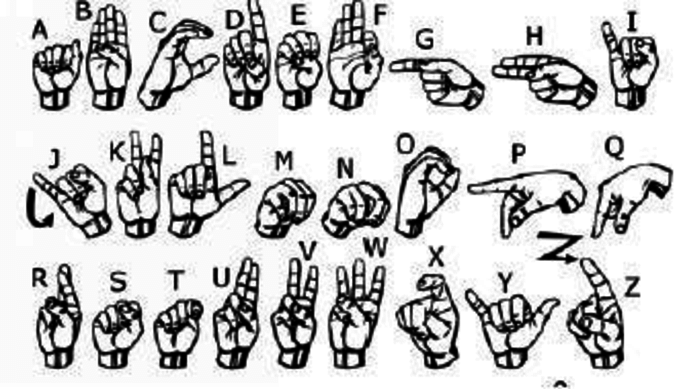
#> input picture Sign-language-recognition-usingML/Indian-sign-language-dataset.png, 680 x 389 px, given in place of the camera
$ python collect-data.py
#> lines starting #> are read from the running program, lines starting #| are printed output that depends on the picture; after the words box and inside, x2 and y2 are one past the last pixel; in counts of white or black regions, pixels touching at a corner belong together; pictures that were not available may be replaced by others from this repository, and a replacement may not be noted
import cv2
import numpy as np
import os

# Create the directory structure
if not os.path.exists("C:/Users/M IGNECIA RATHNA/Desktop/number-sign-recognition-master/data"):
    os.makedirs("C:/Users/M IGNECIA RATHNA/Desktop/number-sign-recognition-master/data")
    os.makedirs("data/train")
    os.makedirs("data/test")
    os.makedirs("data/train/A")
    os.makedirs("data/train/B")
    os.makedirs("data/train/C")
    os.makedirs("data/train/D")
    os.makedirs("data/train/E")
    os.makedirs("data/train/F")
    os.makedirs("data/train/G")
    os.makedirs("data/train/H")
    os.makedirs("data/train/I")
    os.makedirs("data/train/J")
    os.makedirs("data/train/K")
    os.makedirs("data/train/L")
    os.makedirs("data/train/M")
    os.makedirs("data/train/N")
    os.makedirs("data/train/O")
    os.makedirs("data/train/P")
    os.makedirs("data/train/Q")
    os.makedirs("data/train/R")
    os.makedirs("data/train/S")
    os.makedirs("data/train/T")
    os.makedirs("data/train/U")
    os.makedirs("data/train/V")
    os.makedirs("data/train/W")
    os.makedirs("data/train/X")
    os.makedirs("data/train/Y")
    os.makedirs("data/train/Z")
    os.makedirs("data/train/iloveyou")
    os.makedirs("data/test/A")
    os.makedirs("data/test/B")
    os.makedirs("data/test/C")
    os.makedirs("data/test/D")
    os.makedirs("data/test/E")
    os.makedirs("data/test/F")
    os.makedirs("data/test/G")
    os.makedirs("data/test/H")
    os.makedirs("data/test/I")
    os.makedirs("data/test/J")
    os.makedirs("data/test/K")
    os.makedirs("data/test/L")
    os.makedirs("data/test/M")
    os.makedirs("data/test/N")
    os.makedirs("data/test/O")
    os.makedirs("data/test/P")
    os.makedirs("data/test/Q")
    os.makedirs("data/test/R")
    os.makedirs("data/test/S")
    os.makedirs("data/test/T")
    os.makedirs("data/test/U")
    os.makedirs("data/test/V")
    os.makedirs("data/test/W")
    os.makedirs("data/test/X")
    os.makedirs("data/test/Y")
    os.makedirs("data/test/Z")
    os.makedirs("data/test/iloveyou")

# Train or test
mode = 'train'
directory = 'data/'+mode+'/'

cap = cv2.VideoCapture(0)

while True:
    _, frame = cap.read()
#> frame is the input picture: shape (389, 680, 3); min 0, max 255, mean 196.9
    # Simulating mirror image
    frame = cv2.flip(frame, 1)
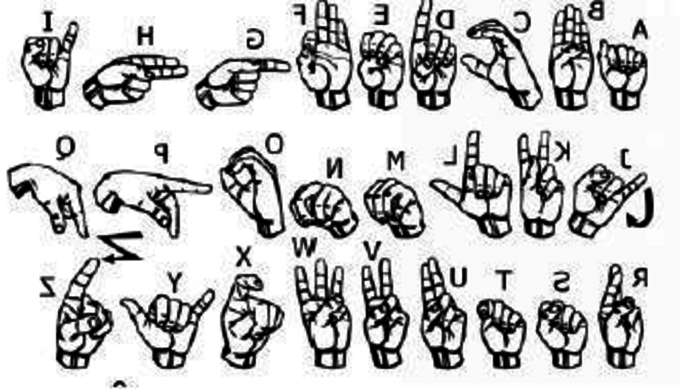
#> frame: shape (389, 680, 3); min 0, max 255, mean 196.9

    # Getting count of existing images
    count = {'a': len(os.listdir(directory+"/A")),
             'b': len(os.listdir(directory+"/B")),
             'c': len(os.listdir(directory+"/C")),
             'd': len(os.listdir(directory+"/D")),
             'e': len(os.listdir(directory+"/E")),
             'f': len(os.listdir(directory+"/F")),
             'g': len(os.listdir(directory+"/G")),
             'h': len(os.listdir(directory+"/H")),
             'i': len(os.listdir(directory+"/I")),
             'j': len(os.listdir(directory+"/J")),
             'k': len(os.listdir(directory+"/K")),
             'l': len(os.listdir(directory+"/L")),
             'm': len(os.listdir(directory+"/M")),
             'n': len(os.listdir(directory+"/N")),
             'o': len(os.listdir(directory+"/O")),
             'p': len(os.listdir(directory+"/P")),
             'q': len(os.listdir(directory+"/Q")),
             'r': len(os.listdir(directory+"/R")),
             's': len(os.listdir(directory+"/S")),
             't': len(os.listdir(directory+"/T")),
             'u': len(os.listdir(directory+"/U")),
             'v': len(os.listdir(directory+"/V")),
             'w': len(os.listdir(directory+"/W")),
             'x': len(os.listdir(directory+"/X")),
             'y': len(os.listdir(directory+"/Y")),
             'z': len(os.listdir(directory+"/Z")),
             'iloveyou': len(os.listdir(directory+"/iloveyou")),}

    # Printing the count in each set to the screen
    cv2.putText(frame, "MODE : "+mode, (10, 50), cv2.FONT_HERSHEY_PLAIN, 1, (0,255,255), 1)
    cv2.putText(frame, "IMAGE COUNT", (10, 100), cv2.FONT_HERSHEY_PLAIN, 1, (0,255,255), 1)
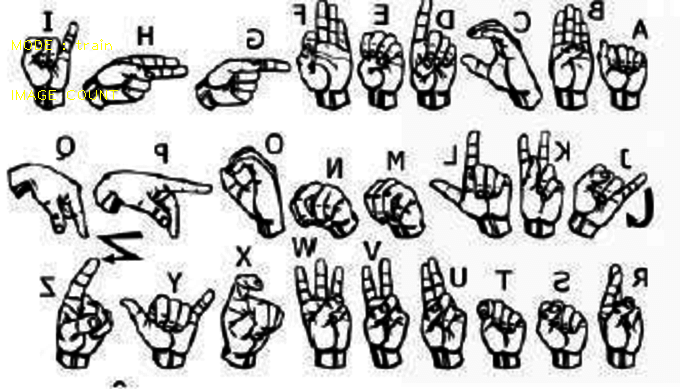
#> frame: shape (389, 680, 3); mean B, G, R 196.6, 197, 197
    cv2.putText(frame, "A : "+str(count['a']), (10, 120), cv2.FONT_HERSHEY_PLAIN, 1, (0,255,255), 1)
#> frame: shape (389, 680, 3); 0.02% of pixels changed, all inside (x1, y1, x2, y2) = (11, 110, 47, 120)
    cv2.putText(frame, "B : "+str(count['b']), (10, 140), cv2.FONT_HERSHEY_PLAIN, 1, (0,255,255), 1)
#> frame: shape (389, 680, 3); mean B, G, R 196.5, 197, 197
    cv2.putText(frame, "C : "+str(count['c']), (10, 160), cv2.FONT_HERSHEY_PLAIN, 1, (0,255,255), 1)
#> frame: shape (389, 680, 3); mean B, G, R 196.5, 197, 197
    cv2.putText(frame, "D : "+str(count['d']), (10, 180), cv2.FONT_HERSHEY_PLAIN, 1, (0,255,255), 1)
    cv2.putText(frame, "E : "+str(count['e']), (10, 200), cv2.FONT_HERSHEY_PLAIN, 1, (0,255,255), 1)
#> frame: shape (389, 680, 3); mean B, G, R 196.4, 197, 197
    cv2.putText(frame, "F : "+str(count['f']), (10, 220), cv2.FONT_HERSHEY_PLAIN, 1, (0,255,255), 1)
#> frame: shape (389, 680, 3); mean B, G, R 196.4, 197, 197
    cv2.putText(frame, "iloveyou : "+str(count['iloveyou']), (10, 220), cv2.FONT_HERSHEY_PLAIN, 1, (0,255,255), 1)

    # Coordinates of the ROI
    x1 = int(0.5*frame.shape[1])
#> x1 = 340
    y1 = 10
    x2 = frame.shape[1]-10
#> x2 = 670
    y2 = int(0.5*frame.shape[1])
#> y2 = 340
    # Drawing the ROI
    # The increment/decrement by 1 is to compensate for the bounding box
    cv2.rectangle(frame, (x1-1, y1-1), (x2+1, y2+1), (255,0,0) ,1)
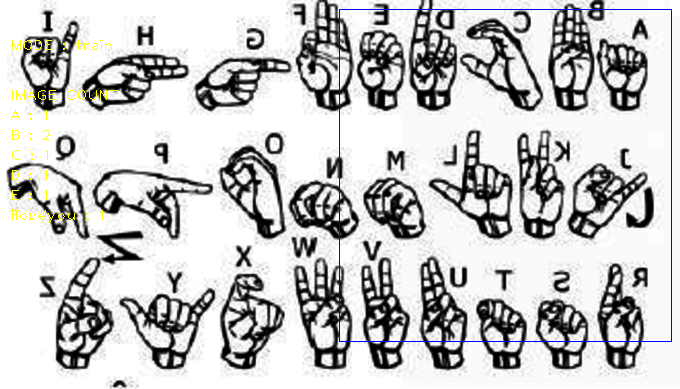
#> frame: shape (389, 680, 3); mean B, G, R 196.5, 196, 196
    # Extracting the ROI
    roi = frame[y1:y2, x1:x2]
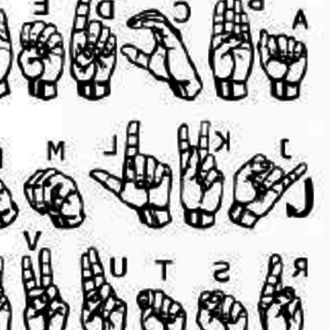
#> roi: shape (330, 330, 3); min 0, max 255, mean 185.6
    roi = cv2.resize(roi, (64, 64))
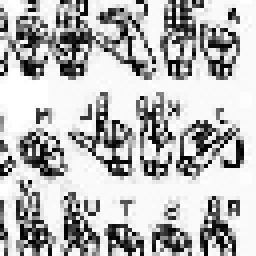
#> roi: shape (64, 64, 3) (shown 4 times larger); min 0, max 255, mean 185.3

    cv2.imshow("Frame", frame)

    # [5 lines of commented-out code are left out]
    roi = cv2.cvtColor(roi, cv2.COLOR_BGR2GRAY)
#> roi: shape (64, 64)
    _, roi = cv2.threshold(roi, 120, 255, cv2.THRESH_BINARY)
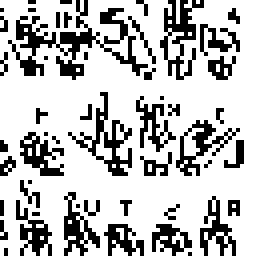
#> roi: shape (64, 64) (shown 4 times larger); 74.5% white; black in thin lines or dots
    cv2.imshow("ROI", roi)

    interrupt = cv2.waitKey(10)
#> (key e is pressed here)
    if interrupt & 0xFF == 27: # esc key
        break
    if interrupt & 0xFF == ord('a'):
        cv2.imwrite(directory+'A/'+str(count['a'])+'.jpg', roi)
    if interrupt & 0xFF == ord('b'):
        cv2.imwrite(directory+'B/'+str(count['b'])+'.jpg', roi)
    if interrupt & 0xFF == ord('c'):
        cv2.imwrite(directory+'C/'+str(count['c'])+'.jpg', roi)
    if interrupt & 0xFF == ord('d'):
        cv2.imwrite(directory+'D/'+str(count['d'])+'.jpg', roi)
    if interrupt & 0xFF == ord('e'):
        cv2.imwrite(directory+'E/'+str(count['e'])+'.jpg', roi)
    if interrupt & 0xFF == ord('f'):
        cv2.imwrite(directory+'F/'+str(count['f'])+'.jpg', roi)
    if interrupt & 0xFF == ord('g'):
        cv2.imwrite(directory+'G/'+str(count['g'])+'.jpg', roi)
    if interrupt & 0xFF == ord('h'):
        cv2.imwrite(directory+'H/'+str(count['h'])+'.jpg', roi)
    if interrupt & 0xFF == ord('i'):
        cv2.imwrite(directory+'I/'+str(count['i'])+'.jpg', roi)
    if interrupt & 0xFF == ord('j'):
        cv2.imwrite(directory+'J/'+str(count['j'])+'.jpg', roi)
    if interrupt & 0xFF == ord('k'):
        cv2.imwrite(directory+'K/'+str(count['k'])+'.jpg', roi)
    if interrupt & 0xFF == ord('l'):
        cv2.imwrite(directory+'L/'+str(count['l'])+'.jpg', roi)
    if interrupt & 0xFF == ord('m'):
        cv2.imwrite(directory+'M/'+str(count['m'])+'.jpg', roi)
    if interrupt & 0xFF == ord('n'):
        cv2.imwrite(directory+'N/'+str(count['n'])+'.jpg', roi)
    if interrupt & 0xFF == ord('o'):
        cv2.imwrite(directory+'O/'+str(count['o'])+'.jpg', roi)
    if interrupt & 0xFF == ord('p'):
        cv2.imwrite(directory+'P/'+str(count['p'])+'.jpg', roi)
    if interrupt & 0xFF == ord('q'):
        cv2.imwrite(directory+'Q/'+str(count['q'])+'.jpg', roi)
    if interrupt & 0xFF == ord('r'):
        cv2.imwrite(directory+'R/'+str(count['r'])+'.jpg', roi)
    if interrupt & 0xFF == ord('s'):
        cv2.imwrite(directory+'S/'+str(count['s'])+'.jpg', roi)
    if interrupt & 0xFF == ord('t'):
        cv2.imwrite(directory+'T/'+str(count['t'])+'.jpg', roi)
    if interrupt & 0xFF == ord('u'):
        cv2.imwrite(directory+'U/'+str(count['u'])+'.jpg', roi)
    if interrupt & 0xFF == ord('v'):
        cv2.imwrite(directory+'V/'+str(count['v'])+'.jpg', roi)
    if interrupt & 0xFF == ord('w'):
        cv2.imwrite(directory+'W/'+str(count['w'])+'.jpg', roi)
    if interrupt & 0xFF == ord('x'):
        cv2.imwrite(directory+'X/'+str(count['x'])+'.jpg', roi)
    if interrupt & 0xFF == ord('Y'):
        cv2.imwrite(directory+'Y/'+str(count['y'])+'.jpg', roi)
    if interrupt & 0xFF == ord('z'):
        cv2.imwrite(directory+'Z/'+str(count['z'])+'.jpg', roi)
    if interrupt & 0xFF == ord('1'):
        cv2.imwrite(directory+'iloveyou/'+str(count['iloveyou'])+'.jpg', roi)

cap.release()
cv2.destroyAllWindows()
"""
d = "old-data/test/0"
newd = "data/test/0"
for walk in os.walk(d):
    for file in walk[2]:
        roi = cv2.imread(d+"/"+file)
        roi = cv2.cvtColor(roi, cv2.COLOR_BGR2GRAY)
        _, mask = cv2.threshold(roi, 120, 255, cv2.THRESH_BINARY)
        cv2.imwrite(newd+"/"+file, mask)
"""
